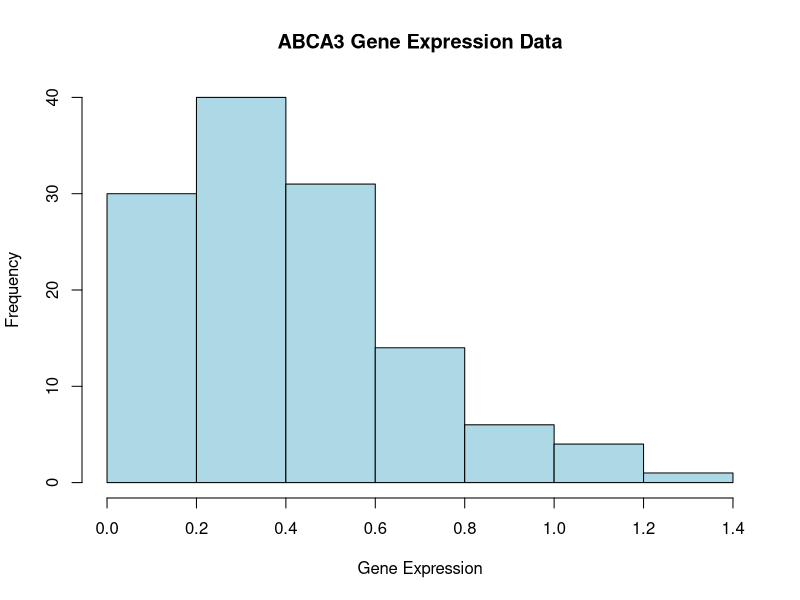
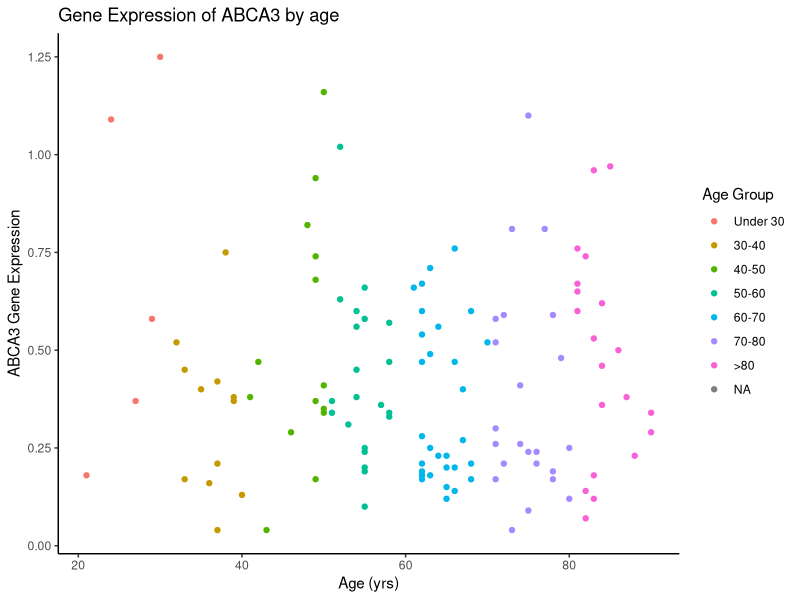
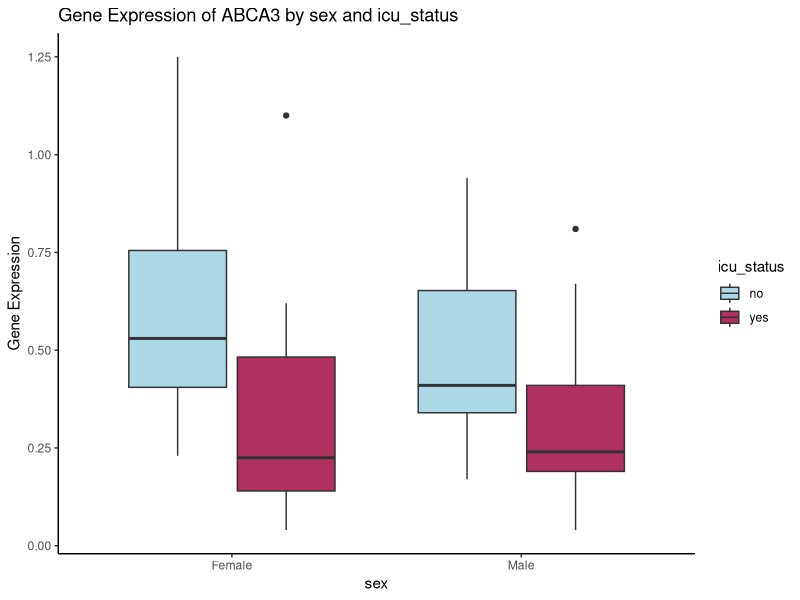
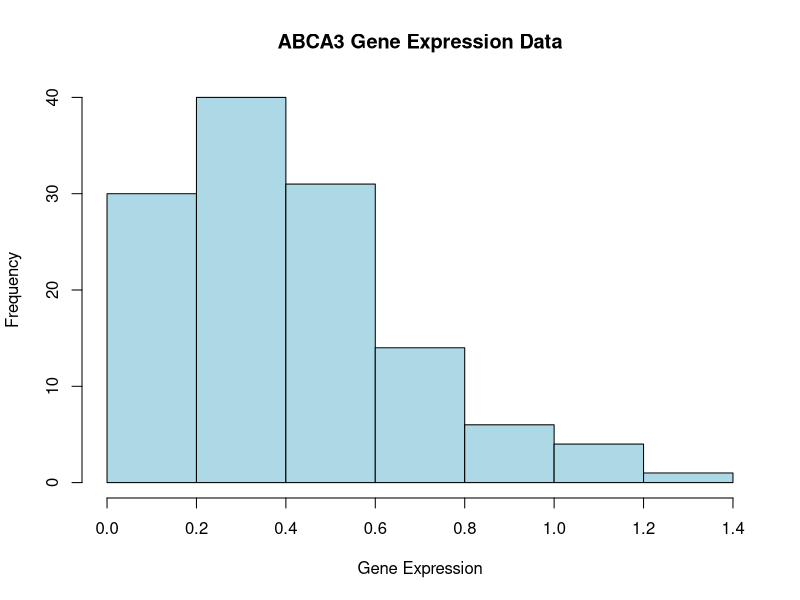
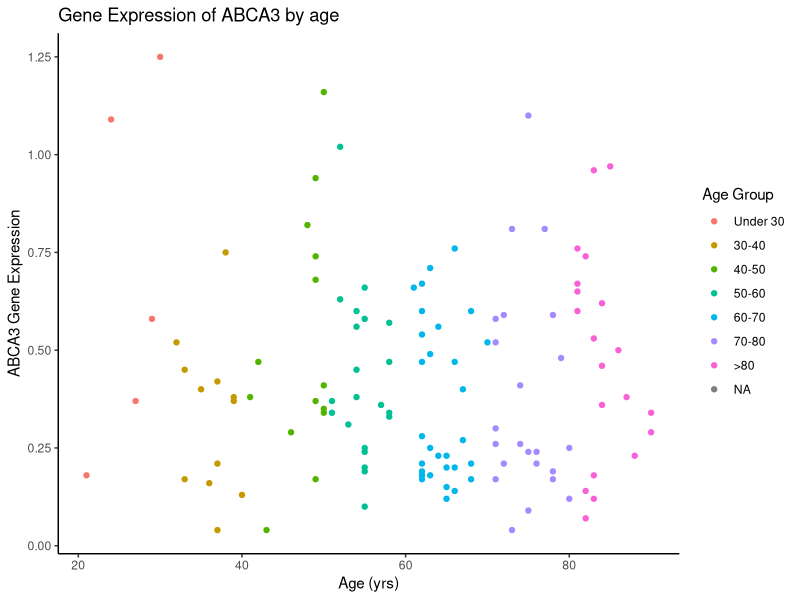
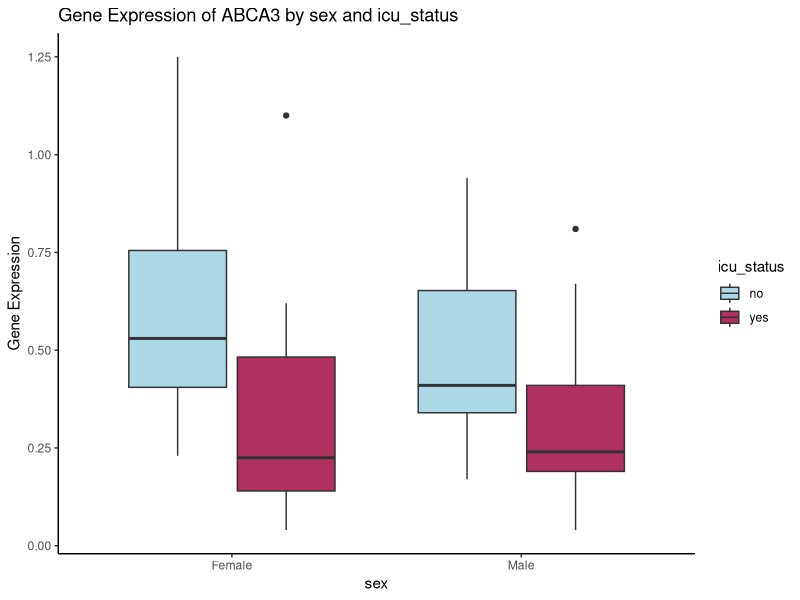
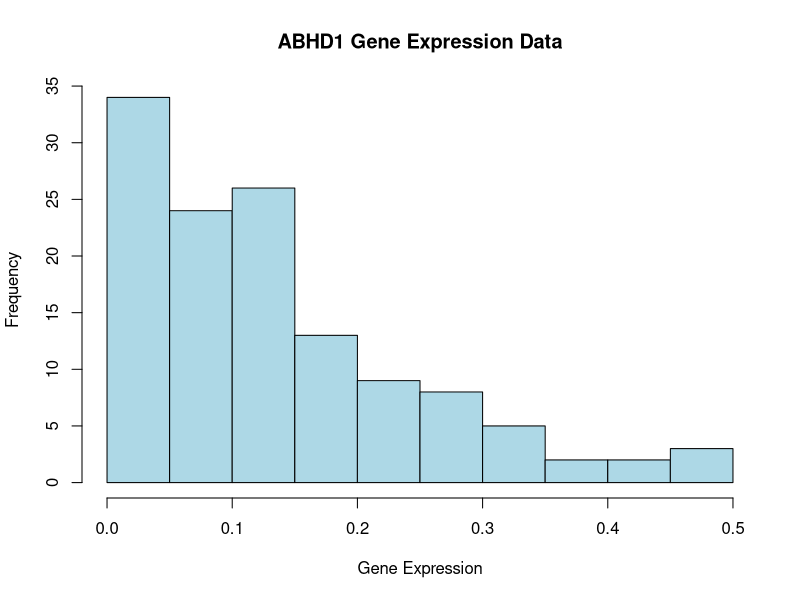
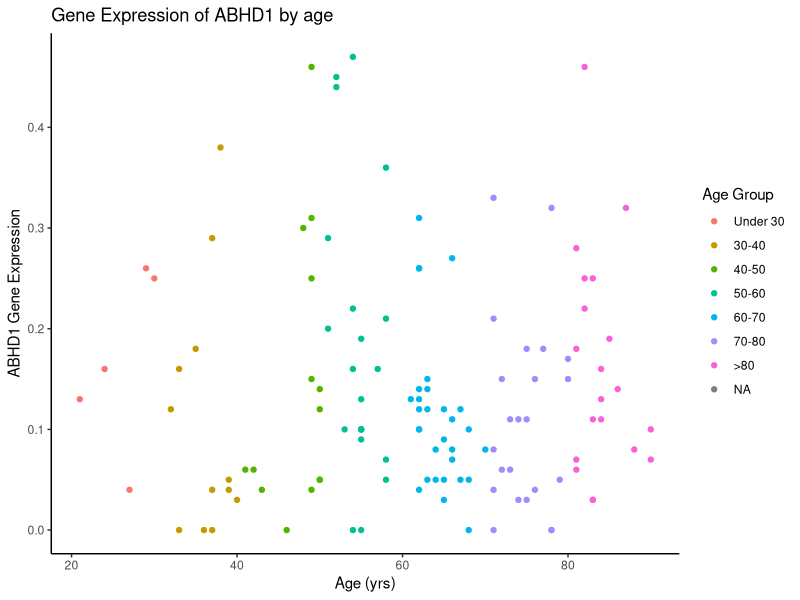

These charts were generated, in order, by the following R code:
## ---- chunk 1
#Convert genes into gene series
library(readr)
setwd("/Users/deepthi/Documents/GitHub/Final_103_Project_LDG")
# read in genes file
Genes<- read_csv("QBS103_GSE157103_genes.csv")
#read in Gene Series file
Genes_Series <- read_csv("QBS103_GSE157103_series_matrix.csv")

#transpose gene data to put participant id as rows and genes as columns 
TGenes <-as.data.frame(t(Genes))
# rearrange table to make gene names as column names instead of row names
names(TGenes) <- TGenes[1,]
#remove repetitive first column with genes
TGenes <- TGenes[-1,]
#create a column with the row names( participant ids)to merge with gene series file
TGenes$participant_id <- row.names(TGenes)
# Merge Gene and Gene Series tables by participant_id 
MergedGenes <- merge(TGenes,Genes_Series, by = 'participant_id', all = TRUE) 
## ---- chunk 2
library(dplyr)
library(ggplot2)

GenePlots <- function(df, geneName, Cont, Cat1, Cat2) {
  # Pull out gene expression data, continuous covariate, and categorical data
  geneName <- geneName[[1]]  # Assumes geneName is a single-element list
  Genes_CoVariate_Data <- df %>%
    select(all_of(c(geneName, Cont, Cat1, Cat2))) %>%
    as.data.frame()
  # Convert gene expression column to numeric
  Genes_CoVariate_Data[[geneName]] <- as.numeric(Genes_CoVariate_Data[[geneName]])
  
  # Plot histogram of gene expression data
  histograms <- hist(Genes_CoVariate_Data[[geneName]], 
      main = paste(geneName, 'Gene Expression Data'), xlab = 'Gene Expression', col = "light blue")
  print(histograms)
  # Replace age values greater than 89 with 90
  Genes_CoVariate_Data[[Cont]][Genes_CoVariate_Data[[Cont]] == ">89"] <- 90
  # Convert continuous column to numeric
  Genes_CoVariate_Data[[Cont]] <- as.numeric(Genes_CoVariate_Data[[Cont]])
  
  # Create age groups
  Genes_CoVariate_Data$AgeGroup <- cut(Genes_CoVariate_Data[[Cont]],
                                        breaks = c(0, 30, 40, 50, 60, 70, 80, 90),
                                        labels = c('Under 30', '30-40', '40-50', '50-60', '60-70', '70-80', '>80'))
  
  # Plot scatter plot of gene expression by age
  Scatterplot <- ggplot(Genes_CoVariate_Data, aes(x = !!sym(Cont), y = !!sym(geneName), color = AgeGroup)) +
    geom_point() +
    labs(title = paste('Gene Expression of', geneName, 'by', Cont),
         x = 'Age (yrs)',
         y = paste(geneName, 'Gene Expression'),
         color = "Age Group") +
    theme_classic()
  print(Scatterplot)
  
  # remove unknown values from data set
  Genes_CoVariate_Data[Genes_CoVariate_Data == "unknown"] <- NA
  Genes_CoVariate_Data<- na.omit(Genes_CoVariate_Data)

# add color pallete to color boxplots
  colorPalette = c('light blue',' maroon')

# create box plots to show Gene Expression of ABCA3 by Sex and ICU Status
  boxPlots <- ggplot(Genes_CoVariate_Data, aes(x = !!sym(Cat1), y=!!sym(geneName), fill= !!sym(Cat2)) )+ 
    # Add box plot
    geom_boxplot() +
    # add colors
    scale_fill_manual(values= colorPalette) +
    # change x value labels
    scale_x_discrete(labels = c("Female", "Male"))+
    # Change axis labels
    labs(title =paste('Gene Expression of',geneName,'by', Cat1,'and', Cat2), x = Cat1,y = 'Gene Expression',fill = Cat2) +
    theme_classic()
  print(boxPlots)
  
}

#
GeneNames <- c('ABCA3')
#run Gene Plots function
GenePlots(MergedGenes, GeneNames, 'age', 'sex', 'icu_status')

## ---- chunk 3

GeneNames <- c('ABCA3','ABHD1','AASS')

for(i in 1:length(GeneNames)) {
  GenePlots(MergedGenes, GeneNames[i], 'age', 'sex', 'icu_status')
}

